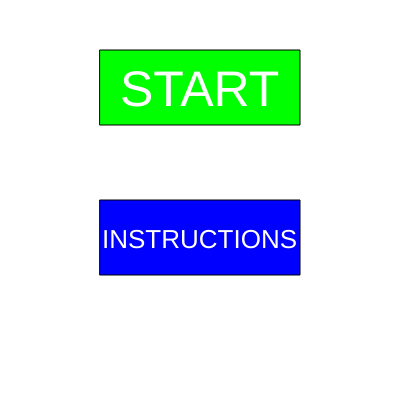
Frame 1 (no input)
Frame 60 (no input): identical to frame 1, image omitted
Frame 120 (the mouse pressed at the canvas centre since frame 60): identical to frame 1, image omitted

The p5.js sketch that drew this single still picture (run headless with seeded random() and noise() and a simulated clock; from frame 60 on, the mouse is pressed at the canvas centre):

// p5.js sketch
// ── sketch.js
let dogmode;
let round;
let zombie, player;
let x, y;
let health, speed, damage, playerhealth;
let MENU = 0

function setup() {
  createCanvas(400, 400);
dogmode = false;
  
  round = 1;

  bullet = {
    damage: 20
  };
  //Player and zombie paramaters
  zombie = {
    pos: createVector(500, 200),
    //increase by 100 each round until round 9
    health: 150,
    speed: 1,

  };
  player = {
    points:500,
    pos: createVector(200, 200),

    //default
    health: 100,
  };
 //Perks
  Juggernog={
    cost:2500,
    x:300,
    y:0
  };
  fill(0);

}

function draw() {
  
  background(255);
  fill(0, 255, 0);
  rect(100, 50, 200, 75);
  fill('Blue');
  rect(100, 200, 200, 75);
 
  textSize(50)
  fill(255);
  text('START', 120, 106);
 
  textSize(26);
  text('INSTRUCTIONS', 102, 248);


  if (MENU == 1) {
     //Low Health Indicator
  if(player.health < 30){
    console.log('Low Health')
    
  }
   
  //Debug purposes
  if (dogmode === true) {
    player.health = player.health + 100;

  }
  background(220);
  //Points display
  fill('red');
  textSize(15);
  text('Points: '+player.points,300,380);
  //Perk machines
 fill(255,0,0);
  //Juggernog
  rect(Juggernog.x,Juggernog.y+10,20,30); 
  fill(255);
  rect(Juggernog.x+3.3,Juggernog.y+20,13,13);
  ellipse(Juggernog.x+9.5,Juggernog.y+10,22,22);
  //Buying system
  if(dist(Juggernog.x,player.pos.x,Juggernog.y,player.pos.y)<=500){
    if(player.points>=2500){
 
  }else{
    
    console.log('Not Enough funds')
  }
  fill('red')
  textSize(15);
  text('Round ' + round, 10, 380);

  stroke(0);

  line(player.pos.x, player.pos.y, mouseX, mouseY);
  fill('gray')
  ellipse(mouseX, mouseY, 10, 10);
  push();
  //player
  fill("green");
  ellipse(player.pos.x, player.pos.y, 20, 20);
  //HUD or something
  fill("black");
  text("" + player.health, 10, 10);
  //zombie(s)
  fill("gray");
  rect(zombie.pos.x, zombie.pos.y, 20, 20);
  //Damage system
  if (p5.Vector.sub(player.pos, zombie.pos).mag() <= 30) {

    player.health = player.health - 1;

  }

  //Health detection
  if (player.health <= 0) {
    background(0);
    textSize(20);
    fill(' red')
    text("You died \n Round " + round, 165, 200);
  }

  if (keyIsDown(87)) {
    player.pos.y -= 2;

  }
  if (keyIsDown(83)) {
    player.pos.y += 2;

  }
  if (keyIsDown(65)) {

    player.pos.x -= 2;
  }
  if (keyIsDown(68)) {

    player.pos.x += 2;
  }

  zombie.pos.add(p5.Vector.sub(player.pos, zombie.pos).limit(zombie.speed))
  pop();
  
    
 
  }


  
  }
  
    
    
    
    
  } // START GAME
  if (MENU == 2) {
    background(255, 0, 255)
    textSize(20)
    text('Right Click to return to MENU', 525, 30)
    textSize(30)
    text('Kill zombies', 50, 150)
    text('Survive', 50, 200)
    text('Pack-a-Punch your gun', 80, 240)
    text('Buy Perks', 50, 290)
    if (mouseButton == RIGHT) {
      MENU = 0
    }
   


}

function mouseClicked() {
  if (MENU == 0) {
    if (mouseX < 250 && mouseX > 100) {
      if (mouseY < 125 && mouseY > 50) {
        MENU = 1
      }
      if (mouseY < 275 && mouseY > 200) {
        MENU = 2
      }
      
    }
  }

}
